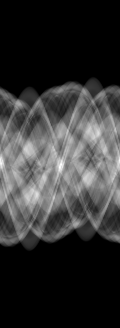
#> input picture Wallnut/Transform_Wallnut.png, 120 x 328 px, given in place of Image.png, which was not available
$ python Fanbeam_Landweber.py   (older library calls are emulated)
#> lines starting #> are read from the running program, lines starting #| are printed output that depends on the picture; pictures that were not available may be replaced by others from this repository, and a replacement may not be noted
from numpy import *
from matplotlib.pyplot import *
import pyopencl as cl
import pyopencl.array as clarray
import scipy.misc
import time
from fanbeam_source import *


from scipy import misc
Wallnut=misc.imread('Wallnut/Image.png')
#> Wallnut is the input picture: shape (328, 120); min 0, max 255, mean 52.5
Wallnut=Wallnut/np.mean(Wallnut)
Wallnut[np.where(Wallnut<=1.5)]=0
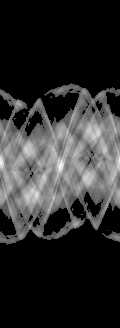
#> Wallnut: shape (328, 120) float64; min 0, max 4.86, mean 0.874; drawn with min black and max white
Wallnut=scipy.misc.imresize(Wallnut,[328,328])
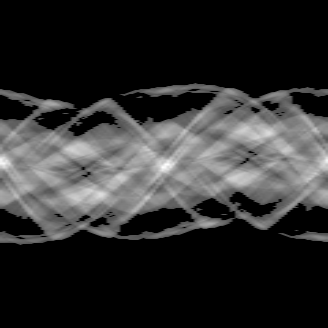
#> Wallnut: shape (328, 328); min 0, max 254, mean 45.9

#	Wallnut=np.ones(Wallnut.shape)
#> (the run stopped early here; a loop or call above may not have finished)

$ run again, on Wallnut/Transform_Wallnut_old.png
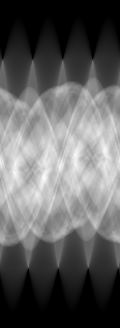
#> input picture Wallnut/Transform_Wallnut_old.png, 120 x 328 px, given in place of Image.png, which was not available
#> Wallnut is the input picture: shape (328, 120); min 0, max 255, mean 97
#> `Wallnut[np.where(Wallnut<=1.5)]=0`:
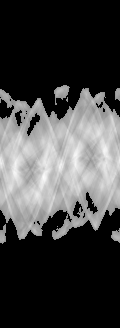
#> Wallnut: shape (328, 120) float64; min 0, max 2.63, mean 0.701; drawn with min black and max white
#> `Wallnut=scipy.misc.imresize(Wallnut,[328,328])`:
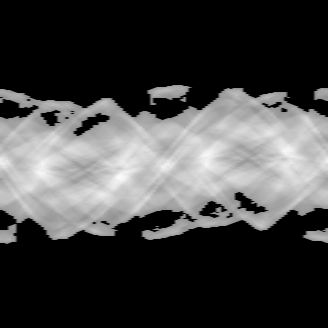
#> Wallnut: shape (328, 328); min 0, max 254, mean 68
